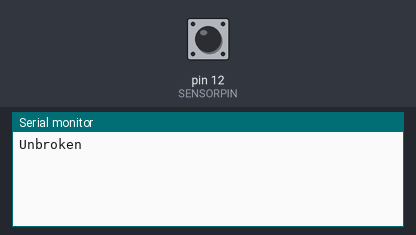
The sketch below on a simulated Arduino Uno, built with avr-gcc and run on an emulated ATmega328P. On the bench: the last lines printed to the serial monitor. The test bench sets the inputs (shaded band); at power-on: pin 12 (SENSORPIN) HIGH.

Above: at 1.2 s.
1.3 s: pin 12 (SENSORPIN) driven LOW
At 2.5 s:
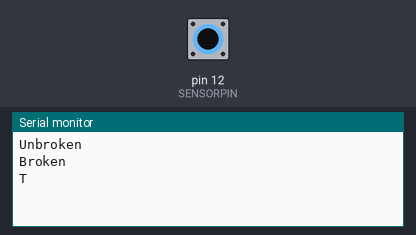
2.8 s: pin 12 (SENSORPIN) pulsed HIGH 2 times (0.12 s each, 0.3 s apart)
At 3.13 s:
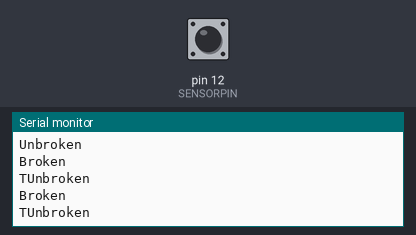

The sketch:

NanoCounter.ino
```cpp
#define SENSORPIN 12

int sensorState = 0, lastState=0;

void setup () {
    Serial.begin(9600);  // We initialize serial connection so that we could print values from sensor.
    pinMode(SENSORPIN, INPUT_PULLUP);
}

void loop () {

  sensorState = digitalRead(SENSORPIN);

  if (sensorState && !lastState) {
    Serial.println("Unbroken");
  }
  if (!sensorState && lastState) {
    Serial.println("Broken");
    Serial.write("T");
  }
  lastState = sensorState;

}
```

Measured:
- after the input at 1.3 s, the serial monitor: prints a new line at once (image 1)
- after the input at 2.8 s, the serial monitor: prints a new line at once (image 2)
